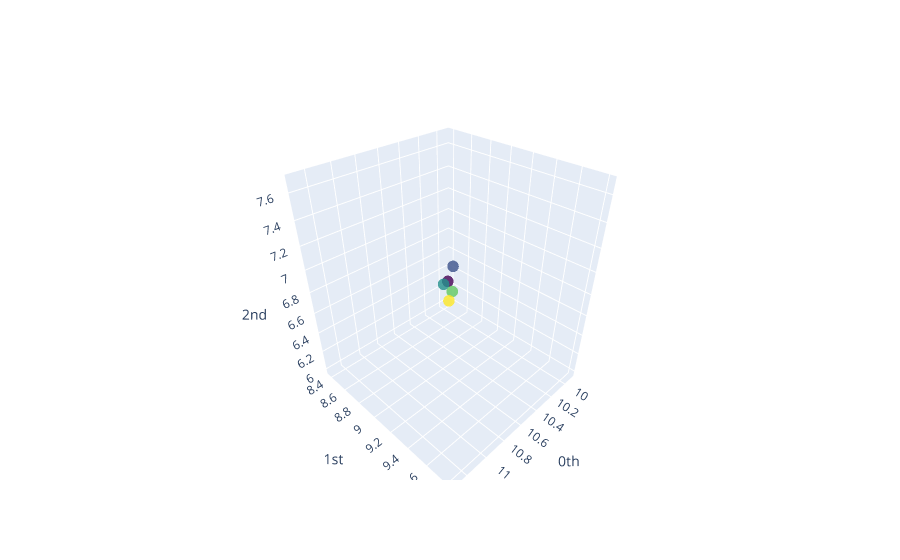

Notebook code cell kept with this figure:
### Code cell
plot_point_cloud(bad_X_basic)

### Figure 1 — Plotly figure (JSON) as saved in the notebook; plotly's stock layout.template omitted (floating-point values rounded to 4 significant figures)
{"data": [{"marker": {"color": [0, 1, 2, 3, 4], "colorscale": [[0, "#440154"], [0.1111, "#482878"], [0.2222, "#3e4989"], [0.3333, "#31688e"], [0.4444, "#26828e"], [0.5556, "#1f9e89"], [0.6667, "#35b779"], [0.7778, "#6ece58"], [0.8889, "#b5de2b"], [1, "#fde725"]], "opacity": 0.8, "size": 4}, "mode": "markers", "type": "scatter3d", "x": [10.02, 11.3, 10.88, 10.26, 9.912], "y": [8.47, 9.805, 9.305, 8.772, 8.381], "z": [6.33, 7.671, 7.122, 6.485, 5.995]}], "layout": {"scene": {"xaxis": {"exponentformat": "e", "showexponent": "all", "title": {"text": "0th"}, "type": "linear"}, "yaxis": {"exponentformat": "e", "showexponent": "all", "title": {"text": "1st"}, "type": "linear"}, "zaxis": {"exponentformat": "e", "showexponent": "all", "title": {"text": "2nd"}, "type": "linear"}}}}
